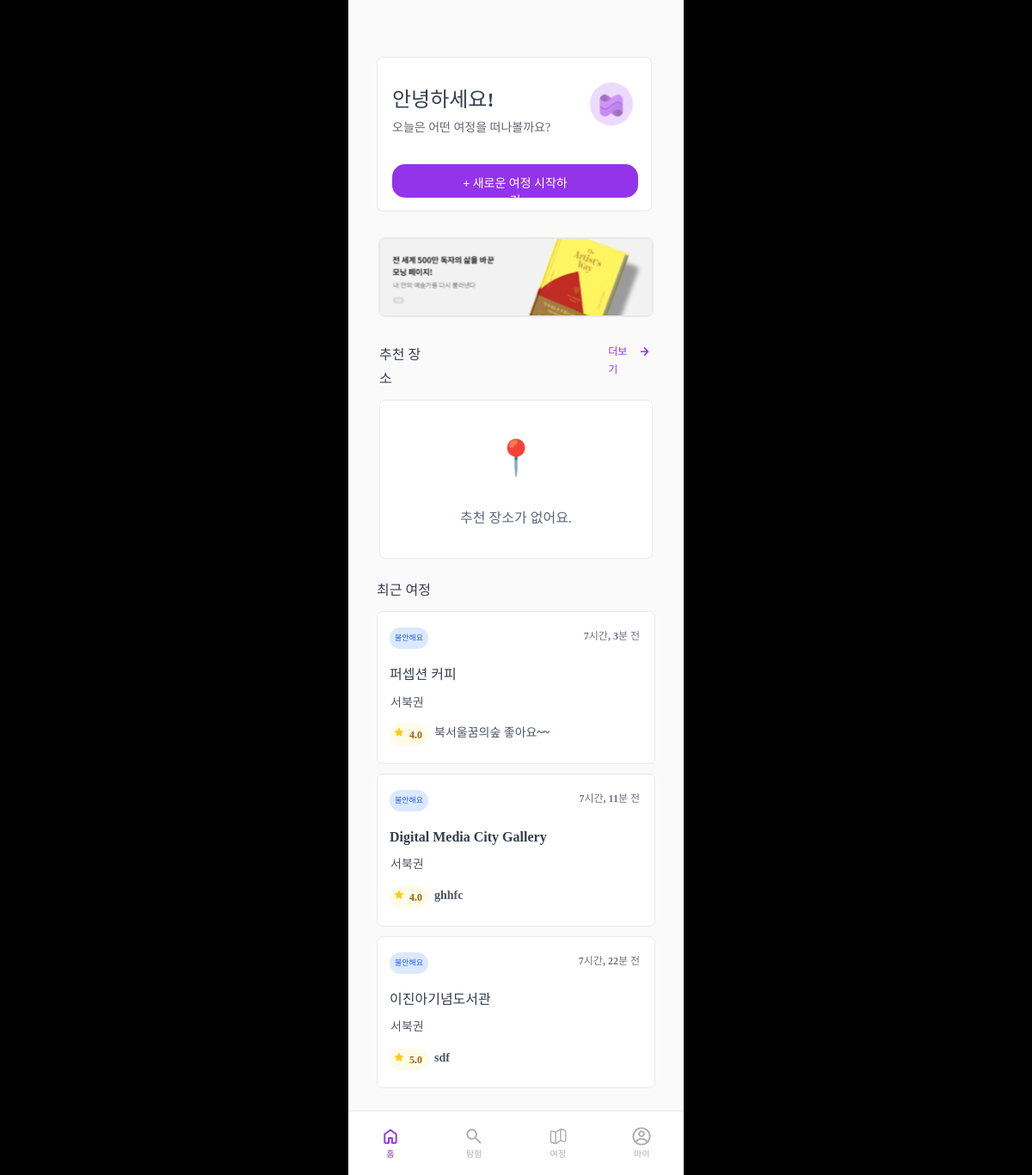
/journeys/ (signed in), run on the app's committed database.
### journeys/models.py (models this page shows, shortened)
class PlaceReview(models.Model):
    user = models.ForeignKey(settings.AUTH_USER_MODEL, on_delete=models.CASCADE)
    place = models.ForeignKey(Place, on_delete=models.CASCADE, related_name='reviews')
    journey = models.ForeignKey(JourneyReview, on_delete=models.CASCADE, related_name='reviews')
    rating = models.IntegerField()
    emotion = models.CharField(max_length=20, choices=Place.EMOTION_CHOICES)
    comment = models.TextField(blank=False, null=False)
    created_at = models.DateTimeField(auto_now_add=True)

class Place(models.Model):
    EMOTION_CHOICES = [
        ('ANXIOUS',   '불안해요'),
        ('ANGRY',   '화나요'),
        ('ENERGETIC', '활기차요'),
        ('TIRED',   '지쳤어요'),
        ('CALM',      '평온해요'),
        ('EXCITED',   '설레요'),
    ]
    ACTIVITY_LEVEL_CHOICES = [
        ('BEGINNER', '초급'),
        ('INTERMEDIATE', '중급'),
        ('ADVANCED', '상급'),
    ]
    REGION_CHOICES = [
        ('NW', '서북권'),
        ('NE', '동북권'),
        ('SW', '서남권'),
        ('SE', '동남권'),
        ('C', '중부권'),
    ]
    CATEGORY_CHOICES = [
        ('자연', '자연'),
        ('카페', '카페'),
        ('전시', '전시'),
        ('책방', '책방'),
    ]
    name = models.CharField(max_length=100)
    summary = models.CharField(max_length=100)
    address = models.CharField(max_length=200)
    emotion = models.CharField(max_length=20, choices=EMOTION_CHOICES)
    activity_level = models.CharField(max_length=20, choices=ACTIVITY_LEVEL_CHOICES)
    region = models.CharField(max_length=20, choices=REGION_CHOICES)
    category = models.CharField(max_length=20, choices=CATEGORY_CHOICES)
    tags = models.CharField(max_length=20)
    emoji = models.CharField(max_length=5)
    safety_score = models.IntegerField()
    liked_users = models.ManyToManyField(settings.AUTH_USER_MODEL, related_name='liked_places', blank=True)

### journeys/views.py (the view)
# urls.py: path('', main, name='main'),
@login_required
def main(request):
    user = request.user
    profile = user.userprofile
    journey = JourneyReview.objects.filter(
        user=user,
        is_completed=False,
        emotion=profile.emotion,
        activity_level=profile.activity_level,
        region=profile.region
    ).first()
    reviewed_place_ids = []
    if journey:
        reviewed_place_ids = PlaceReview.objects.filter(journey=journey).values_list('place_id', flat=True)
    places = (
        Place.objects
        .filter(
            emotion=profile.emotion,
            activity_level=profile.activity_level,
            region=profile.region
        )
        .exclude(id__in=reviewed_place_ids)
        .order_by('id')[:2]
    )
    place_reviews = (
        PlaceReview.objects
        .filter(user=user)
        .select_related('place')
        .order_by('-created_at')[:3])
    return render(request, 'journeys/main.html', {
        'places': places,
        'place_reviews': place_reviews
    })

### journeys/templates/journeys/main.html (shortened to what this page needs)
{% load static %}
<!DOCTYPE html>
<html lang="ko">
  <head>
    <link rel="stylesheet" href="{% static 'assets/css/style.css' %}" />
    <link rel="stylesheet" href="{% static 'assets/css/section/home.css' %}" />
  </head>
  <body>
    <div id="wrap" class="container">
      <div class="box">
        <div class="hello">
          <div class="hello_top">
            <div class="hello_text">
              <h2>안녕하세요!</h2>
              <p>오늘은 어떤 여정을 떠나볼까요?</p>
            </div>
            <div class="hello_img">
              <img src="{% static 'assets/img/img_hello.svg' %}" alt="img_hello" />
            </div>
          </div>
          <div class="hello_bottom">
            <a href="{% url 'journeys:explore' %}">
              <button>+ 새로운 여정 시작하기</button>
            </a>
          </div>
        </div>
        <div class="feellike">
          <img src="{% static 'assets/img/img_banner.svg' %}" alt="img_banner">
        </div>
        <div class="suggest">
          <div class="suggest_text">
            <h3>추천 장소</h3>
            <div class="more" onclick="window.location.href='{% url 'journeys:explore' %}'">
              <div class="more_text">더보기</div>
              <div class="more_icon">
                <img src="{% static 'assets/img/ic_rightarrow.svg' %}" alt="ic_rightarrow" />
              </div>
            </div>
          </div>
          <div class="suggest_list">
            {% for place in places %}
              <div class="suggest_item">
                <div class="suggest_img">
                  <div class="emoji">{{ place.emoji }}</div>
                </div>
                <div class="course_name">{{ place.name }}</div>
                <div class="purple_tag">{{ place.get_category_display }}</div>
              </div>
            {% empty %}
              <div class="no_suggest">
                <div class="pin">📍</div>
                <p class="nosuggest">추천 장소가 없어요.</p>
              </div>
            {% endfor %}
          </div>
        </div>
        <div class="recents">
          <h3>최근 여정</h3>
          {% for place_review in place_reviews %}
            <div class="recent">
              <div class="recent_top">
                <div class="blue_tag">{{ place_review.place.get_emotion_display }}</div>
                <div class="day_after">{{ place_review.created_at|timesince }} 전</div>
              </div>
              <div class="recent_middle">
                <h3>{{ place_review.place.name }}</h3>
                <div class="region">{{ place_review.place.get_region_display }}</div>
              </div>
              <div class="recent_bottom">
                <div class="review">
                  <div class="review_img">
                    <img src="{% static 'assets/img/ic_star.svg' %}" alt="ic_star" />
                  </div>
                  <div class="review_num">{{ place_review.rating|floatformat:1 }}</div>
                </div>
                <div class="review_content">{{ place_review.comment }}</div>
              </div>
            </div>
          {% empty %}
            <div class="no_journey">
                <div class="pin">📍</div>
                <p class="nojourney">최근에 마친 여정이 없어요.</p>
                <p class="lookhere">여정을 마치면, 여기서 확인할 수 있어요!</p>
              </div>
          {% endfor %}
        </div>
        <div class="bottom_nav">
          <a href="{% url 'home' %}" class="nav_item">
            <img src="{% static 'assets/img/ic_home_selected.svg' %}" alt="ic_home_selected" />
            <span class="selected">홈</span>
          </a>
          <a href="{% url 'journeys:explore' %}" class="nav_item">
            <img src="{% static 'assets/img/ic_search.svg' %}" alt="ic_search" />
            <span class="unselected">탐험</span>
          </a>
          <a href="{% url 'journeys:journey' %}" class="nav_item">
            <img src="{% static 'assets/img/ic_journey.svg' %}" alt="ic_journey" />
            <span class="unselected">여정</span>
          </a>
          <a href="{% url 'accounts:mypage' %}" class="nav_item">
            <img src="{% static 'assets/img/ic_mypage.svg' %}" alt="ic_mypage" />
            <span class="unselected">마이</span>
          </a>
        </div>
      </div>
    </div>
  </body>
</html>

### static/assets/css/section/home.css (style rules this page uses)
#wrap { justify-content: flex-start; }
.container { position: relative; }
.box { width: 100%; position: absolute; display: flex; justify-content: center; align-items: center; flex-direction: column; top: 0; background-color: var(--background); }
.hello { width: 320px; height: 180px; margin-left: 33px; margin-right: 37px; margin-top: 66px; border-radius: 7px; border: 1px solid var(--lightgray); background-color: var(--white); }
.hello_top { display: flex; padding-top: 29px; }
.hello_text { margin-left: 17px; }
h2 { font-size: 24px; font-weight: 700; color: var(--black); text-align: start; }
p { font-size: 14px; color: var(--deepgray); }
.hello_img { width: 50px; height: 50px; border-radius: 50%; border: 0; background: var(--lightpurple); display: flex; justify-content: center; align-items: center; margin-left: 46px; }
.hello_img img { width: 30.38px; height: 31px; }
.hello_bottom { width: 286px; height: 39px; background-color: var(--main); border-radius: 15px; border: 0; margin-top: 30px; margin-left: 17px; margin-right: 17px; margin-bottom: 21px; }
.hello_bottom button { width: 100%; display: flex; justify-content: center; align-items: center; color: var(--white); font-size: 14px; font-weight: 700; padding: 11px 79px; }
.feellike { width: 320px; display: flex; margin-top: 30px; border: 1px solid var(--lightgray); border-radius: 7px; }
h3 { font-size: 16px; font-weight: 700; color: var(--black); text-align: start; }
.suggest { width: 318px; margin-top: 30px; }
.suggest_text { display: flex; gap: 206px; }
.more { display: flex; cursor: pointer; }
.more_text { font-size: 12px; font-weight: 600; color: var(--main); }
.more_icon { width: 20px; height: 20px; margin-left: 1px; }
.more_icon img { width: 100%; }
.suggest_list { display: flex; margin-top: 11px; overflow-y: hidden; }
.no_suggest { width: 328px; padding: 33px 19px; background-color: var(--white); border: 1px solid var(--lightgray); border-radius: 7px; }
.pin { font-size: 40px; font-weight: 600; text-align: center; }
.nosuggest { margin-top: 22px; font-size: 16px; font-weight: 500; text-align: center; }
.recents { width: 324px; margin-top: 23px; margin-bottom: 100px; }
.recent { width: 324px; border: 1px solid var(--lightgray); border-radius: 7px; background-color: var(--white); margin-top: 11px; margin-bottom: 1px; padding: 18px 17px 20px 14px; }
.recent_top { display: flex; justify-content: space-between; }
.blue_tag { width: fit-content; height: fit-content; padding: 5px 6px; background-color: var(--lightblue); border-radius: 50px; font-size: 9px; font-weight: 600; color: var(--blue); }
.day_after { font-size: 12px; font-weight: 600; color: var(--lightblack); }
.recent_middle h3 { margin-top: 16px; }
.region { font-size: 14px; font-weight: 600; color: #4b5563; margin-top: 7px; margin-left: 1px; }
.recent_bottom { display: flex; margin-top: 12px; }
.review { display: flex; width: fit-content; height: fit-content; padding: 4px 7px 2px 2px; background-color: var(--lightyellow); border-radius: 50px; }
.review_img { width: 14px; height: 14px; display: flex; justify-content: center; align-items: center; }
.review_img img { width: 100%; }
.review_num { margin-left: 7px; font-size: 12px; font-weight: 600; color: var(--brown); }
.review_content { font-size: 14px; font-weight: 600; color: #4b5563; margin-left: 7px; }
.bottom_nav { position: fixed; bottom: 0; left: 50%; transform: translateX(-50%); width: 390px; height: 75px; background-color: var(--white); border-top: 1px solid var(--lightgray); display: flex; justify-content: space-around; align-items: center; z-index: 1000; }
.nav_item { display: flex; flex-direction: column; align-items: center; font-size: 10px; font-weight: 700; cursor: pointer; }
.selected { color: var(--main); }
.unselected { color: var(--icongray); }
.nav_item img { width: 24px; height: 24px; }

### static/assets/css/setting/common.css (style rules this page uses)
button, a { cursor: pointer; background-color: var(--none); }
body { background-color: #000000; display: flex; justify-content: center; align-items: center; }
.container { width: 390px; height: 100vh; display: flex; flex-direction: column; justify-content: center; align-items: center; background-color: var(--background); }

### data on the page
PlaceReview: place.emotion "불안해요", created_at "7시간, 3분", place.name "퍼셉션 커피", place.region "서북권", rating "4.0", comment "북서울꿈의숲 좋아요~~"
PlaceReview: place.emotion "불안해요", created_at "7시간, 11분", place.name "Digital Media City Gallery", place.region "서북권", rating "4.0", comment "ghhfc"
PlaceReview: place.emotion "불안해요", created_at "7시간, 22분", place.name "이진아기념도서관", place.region "서북권", rating "5.0", comment "sdf"
